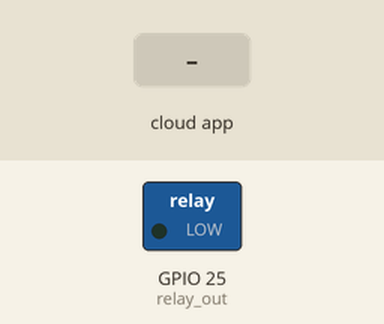
Bench run of a sketch on a simulated ESP8266 (NodeMCU). On the bench: switched loads named in the sketch (green lamp = pin HIGH). The inputs (shaded band) are chosen by the test bench. WiFi joins after 1.5 s; servers stay silent unless stated; what the sketch prints to the serial monitor is not drawn.

Above: at 2.7 s.
2.8 s: the phone or cloud app sets 683f7944929fca43024abc57 to 1
At 4.0 s:
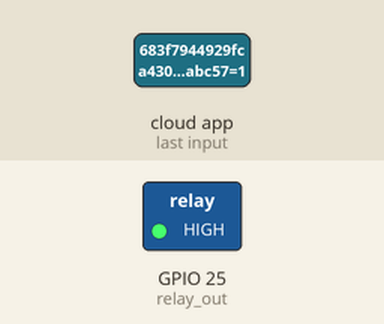
4.3 s: the phone or cloud app sets 683f7944929fca43024abc57 to 0
At 5.3 s:
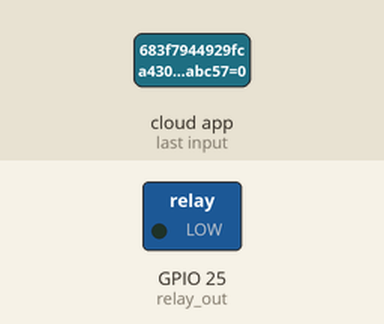
Timing chart, 0 to 7.3 s (numbered marks = the images above; inputs shaded):
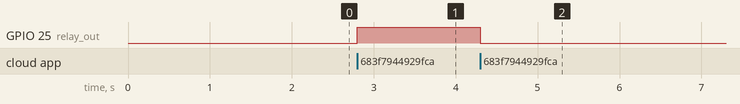

The sketch:

main.ino
```cpp
#ifdef ENABLE_DEBUG
 #define DEBUG_ESP_PORT Serial
 #define NODEBUG_WEBSOCKETS
 #define NDEBUG
#endif

#include <Arduino.h>
#ifdef ESP8266
 #include <ESP8266WiFi.h>
#endif
#ifdef ESP32
 #include <WiFi.h>
#endif


#include <SinricPro.h>
#include "Cafeteira.h"

/*********************************
*Dados fornecidos pelo Sirinc Pro  *
**********************************/

#define APP_KEY    "fd32af5d-6c44-4ed6-8XXXXXXXXXXXXXXXX" //Aba Credenciais
#define APP_SECRET "13470948-938d-4af3-9b84-fcab3f0534d5-f5cf3921-c2e1-45f8-aXXXXXXXXXXXXXXXX"  //Aba Credenciais
#define DEVICE_ID  "683f7944929fca43024abc57" //Aba Dispositivos

/****************
* Dados do WI-FI *
*****************/

#define SSID       "USAR SEU WIFI"
#define PASS       "SENHA DO SEU WIFI"

/***********************************************************
* Config de velocidade da Serial e Pinos de Entrada e Saída *
************************************************************/
#define BAUD_RATE  115200
#define relay_out  25
#define sens_cof   34


/*************************************
* Parâmetros do controle de temperatura *
**************************************/

#define TEMP_ALVO 100.0  // Temperatura considerada "café pronto" (ajuste conforme necessário)
#define TEMP_MARGEM 5.0   // Margem para evitar oscilação
#define INTERVALO_LEITURA 5000 // Intervalo entre leituras (ms)


Cafeteira &cafeteira = SinricPro[DEVICE_ID];


/*******************
* Variáveis globais *
*******************/

bool globalPowerState = false;
bool cafePronto = false;
unsigned long ultimaLeitura = 0;


/*************
* Callbacks *
*************/

bool onPowerState(const String &deviceId, bool &state) {
 Serial.printf("[Device: %s]: Powerstate changed to %s\r\n", deviceId.c_str(), state ? "on" : "off");
 globalPowerState = state;
 digitalWrite(relay_out, globalPowerState ? HIGH : LOW);
  if (globalPowerState) {
   cafePronto = false; // Reseta o estado quando liga a cafeteira
 }
  return true;
}


/*********************
* Funções Auxiliares *
*********************/


float lerTemperatura() {
 int leitura_NTC = analogRead(sens_cof);
 // Esta é uma conversão simplificada - você deve calibrar para seu sensor específico
 float temperatura = map(leitura_NTC, 0, 4095, 0, 120); // Convertendo para graus Celsius
 Serial.printf("Leitura NTC: %d, Temperatura: %.1f°C\n", leitura_NTC, temperatura);
 return temperatura;
}


void verificarTemperatura() {
 float temperatura = lerTemperatura();
  // Se atingiu a temperatura alvo e ainda não marcou como pronto
 if (temperatura >= TEMP_ALVO && !cafePronto) {
   cafePronto = true;
   Serial.println("Café pronto! Desligando cafeteira...");

   // Desliga a cafeteira
   globalPowerState = false;
   digitalWrite(relay_out, LOW);

   // Atualiza o estado no SinricPro
   cafeteira.sendPowerStateEvent(false);
 }
}


/********
* Setup *
********/


void setupSinricPro() {
 cafeteira.onPowerState(onPowerState);
 SinricPro.onConnected([]{ Serial.printf("[SinricPro]: Connected\r\n"); });
 SinricPro.onDisconnected([]{ Serial.printf("[SinricPro]: Disconnected\r\n"); });
 SinricPro.begin(APP_KEY, APP_SECRET);
}


void setupWiFi() {
 #if defined(ESP8266)
   WiFi.setSleepMode(WIFI_NONE_SLEEP);
   WiFi.setAutoReconnect(true);
 #elif defined(ESP32)
   WiFi.setSleep(false);
   WiFi.setAutoReconnect(true);
 #endif


 WiFi.begin(SSID, PASS);
 Serial.printf("[WiFi]: Connecting to %s", SSID);
 while (WiFi.status() != WL_CONNECTED) {
   Serial.printf(".");
   delay(250);
 }
 Serial.printf("connected\r\n");
}


void setup() {
 Serial.begin(BAUD_RATE);
  // Inicializa os pinos
 pinMode(relay_out, OUTPUT);
 pinMode(sens_cof, INPUT);
 digitalWrite(relay_out, LOW); // Inicia com relé desligado
  setupWiFi();
 setupSinricPro();
}


/*******
* Loop *
*******/


void loop() {
 SinricPro.handle();
  // Verifica a temperatura periodicamente se a cafeteira estiver ligada
 if (globalPowerState && !cafePronto && millis() - ultimaLeitura >= INTERVALO_LEITURA) {
   verificarTemperatura();
   ultimaLeitura = millis();
 }
}
```

Cafeteira.h
```cpp
#ifndef _CAFETEIRA_H_
#define _CAFETEIRA_H_


#include <SinricProDevice.h>
#include <Capabilities/PowerStateController.h>
#include <Capabilities/TemperatureSensor.h>


class Cafeteira
: public SinricProDevice
, public PowerStateController<Cafeteira>
, public TemperatureSensor<Cafeteira> {
 friend class PowerStateController<Cafeteira>;
 friend class TemperatureSensor<Cafeteira>;
public:
 Cafeteira(const String &deviceId) : SinricProDevice(deviceId, "Cafeteira") {};
};


#endif
```

Measured:
- after the input at 2.8 s, GPIO 25 (relay_out): LOW → HIGH at once
- after the input at 4.3 s, GPIO 25 (relay_out): HIGH → LOW at once
